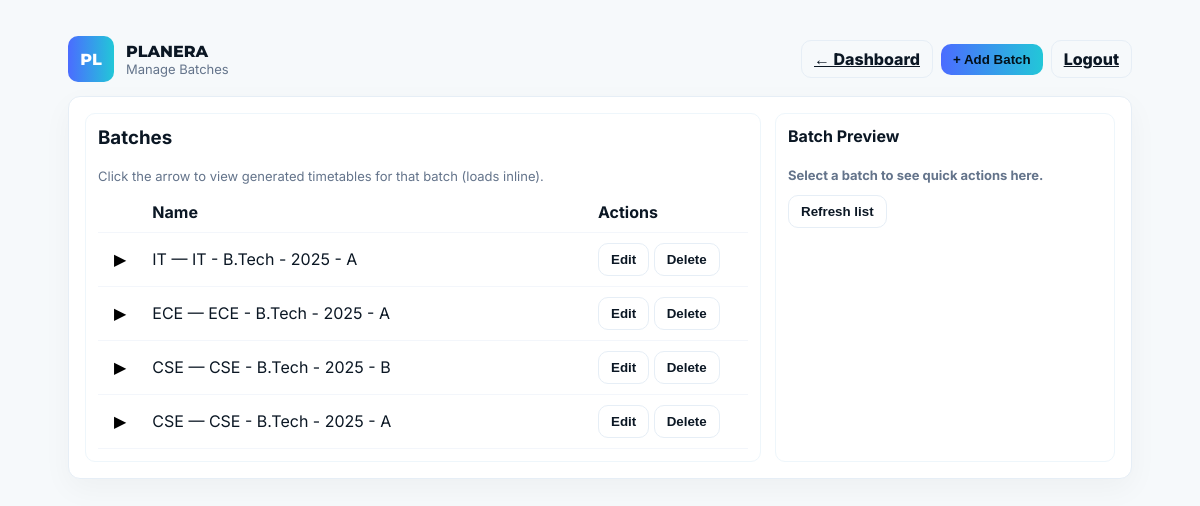
/batches.php (signed in), run on the app's committed database.
### tables this page shows
CREATE TABLE batches (
  id INT AUTO_INCREMENT PRIMARY KEY,
  department_id INT NOT NULL,
  name VARCHAR(100) NOT NULL,
  shift ENUM('Morning','Afternoon','Evening') DEFAULT 'Morning',
  year INT NULL,
  max_classes_per_day TINYINT DEFAULT 8,
  created_at TIMESTAMP DEFAULT CURRENT_TIMESTAMP,
  FOREIGN KEY (department_id) REFERENCES departments(id) ON DELETE CASCADE
);

CREATE TABLE departments (
  id INT AUTO_INCREMENT PRIMARY KEY,
  code VARCHAR(30) NOT NULL UNIQUE,
  name VARCHAR(150) NOT NULL,
  description TEXT
);

### batches.php (the view, shortened to what this page needs)
<?php
$conn = db_connect();
$batches = $conn->query('SELECT b.id,b.name,b.shift,b.year,b.max_classes_per_day,d.code as dept_code,d.name as dept_name FROM batches b JOIN departments d ON b.department_id = d.id ORDER BY b.id DESC');
?>
<!doctype html>
<html lang="en">
<head>
</head>
<body>
  <div class="container">
    <div class="header">
      <div class="brand">
        <div class="brand-badge">PL</div>
        <div>
          <div class="brand-title">PLANERA</div>
          <div class="small">Manage Batches</div>
        </div>
      </div>
      <div class="controls">
        <a class="btn ghost" href="index.php">← Dashboard</a>
        <button id="openAdd" class="btn">+ Add Batch</button>
        <a class="btn ghost" href="logout.php">Logout</a>
      </div>
    </div>
    <div class="content">
      <div class="grid">
        <div class="panel">
          <h3 style="margin-top:0">Batches</h3>
          <div class="small" style="margin-bottom:8px">Click the arrow to view generated timetables for that batch (loads inline).</div>
          <table class="list" id="batchesList" aria-live="polite">
            <thead><tr><th style="width:44px"></th><th>Name</th><th style="width:160px">Actions</th></tr></thead>
            <tbody>
              <?php if($batches && $batches->num_rows): while($r = $batches->fetch_assoc()): ?>
                <tr data-id="<?php echo (int)$r['id']; ?>">
                  <td><button class="arrow" data-id="<?php echo (int)$r['id']; ?>">▶</button></td>
                  <td><?php echo htmlspecialchars($r['dept_code'].' — '.$r['name']); ?></td>
                  <td>
                    <button class="btn ghost edit" data-id="<?php echo (int)$r['id']; ?>">Edit</button>
                    <button class="btn ghost del" data-id="<?php echo (int)$r['id']; ?>">Delete</button>
                  </td>
                </tr>
              <?php endwhile; else: ?>
                <tr><td colspan="3" class="muted">No batches found. Add one to get started.</td></tr>
              <?php endif; ?>
            </tbody>
          </table>
        </div>
        <aside class="panel" id="rightPanel">
          <h4 style="margin-top:0">Batch Preview</h4>
          <div id="batchPreview" class="small muted">Select a batch to see quick actions here.</div>
          <div style="margin-top:12px">
            <button id="refreshBtn" class="btn ghost">Refresh list</button>
          </div>
        </aside>
      </div>
    </div>
  </div>
</body>
</html>

### batches.php (style rules this page uses)
:root { --bg:#f6f9fb; --card:#fff; --muted:#64748b; --text:#0b1724; --accent-a:#4b6cff; --accent-b:#22c7d8; --accent-grad:linear-gradient(90deg,var(--accent-a),var(--accent-b)); --glass-border:1px solid #e6eef6; --radius:12px; }
* { box-sizing:border-box }
body { margin:0;font-family:'Inter',system-ui,Arial;background:var(--bg);color:var(--text);-webkit-font-smoothing:antialiased }
.container { max-width:1100px;margin:18px auto;padding:18px }
.header { display:flex;justify-content:space-between;align-items:center;margin-bottom:14px }
.brand { display:flex;align-items:center;gap:12px }
.brand-badge { width:46px;height:46px;border-radius:10px;background:var(--accent-grad);display:flex;align-items:center;justify-content:center;color:#fff;font-weight:800;font-family:'Montserrat' }
.brand-title { font-weight:800;font-family:'Montserrat' }
.content { background:var(--card);border:var(--glass-border);padding:16px;border-radius:12px;box-shadow:0 10px 30px rgba(11,20,26,0.04) }
.controls { display:flex;gap:8px;align-items:center }
.btn { padding:8px 12px;border-radius:10px;border:0;background:var(--accent-grad);color:#021019;font-weight:800;cursor:pointer }
.btn.ghost { background:transparent;border:1px solid #e6eef6;color:var(--text);box-shadow:none }
.grid { display:grid;grid-template-columns:1fr 340px;gap:14px }
.panel { background:#fff;border-radius:10px;padding:12px;border:1px solid #eef6fb }
.list { width:100%;border-collapse:collapse }
.list th,.list td { padding:10px;border-bottom:1px solid #f3f6fb;text-align:left }
.arrow { background:transparent;border:0;font-size:16px;cursor:pointer;padding:6px;border-radius:6px }
.muted { color:var(--muted);font-weight:700 }
.small { font-size:13px;color:var(--muted) }

### data on the page
batches: department+name "IT — IT - B.Tech - 2025 - A"
batches: department+name "ECE — ECE - B.Tech - 2025 - A"
batches: department+name "CSE — CSE - B.Tech - 2025 - B"
batches: department+name "CSE — CSE - B.Tech - 2025 - A"
